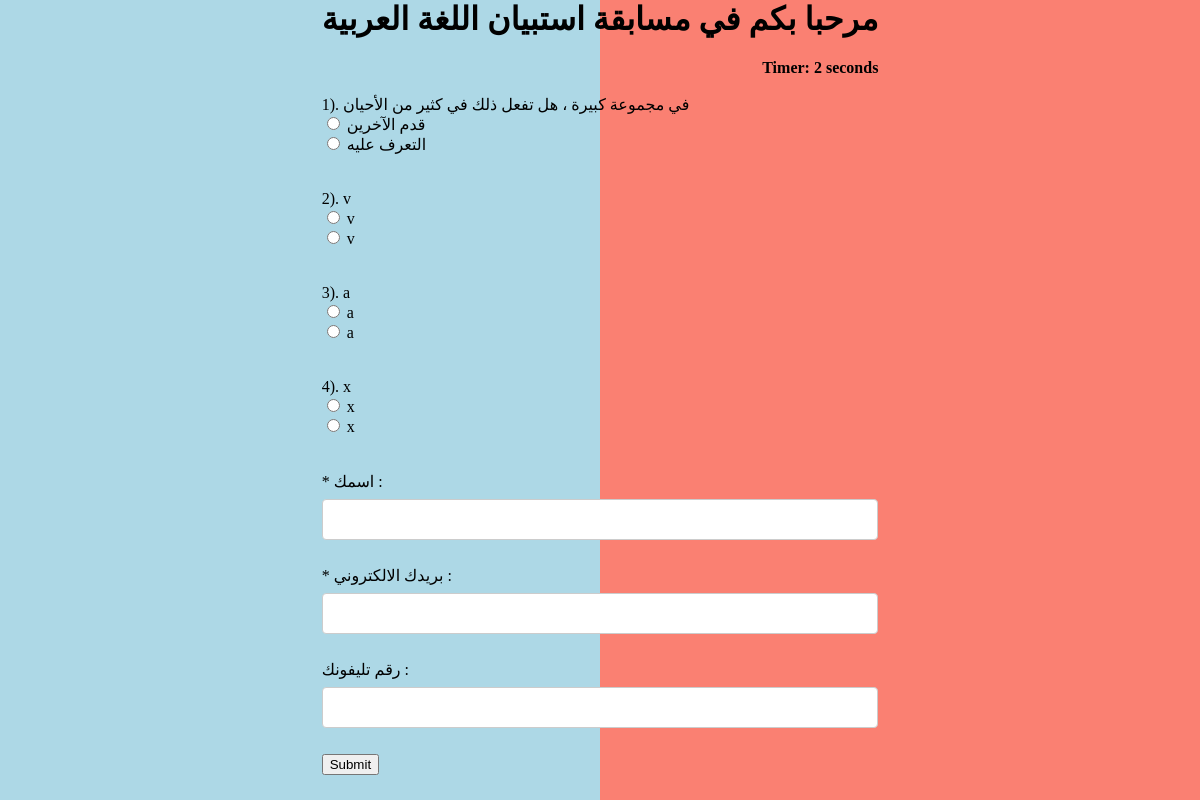
/survey_arabic, run on the app's committed database.
### survery_app/models.py (models this page shows)
class question(models.Model):
    id = models.AutoField(primary_key=True)
    group_مجموعة = models.CharField(max_length=256, choices=[('Affinity', 'Affinity'), ('Collection of information' , 'Collection of information'), ('Make decision', 'Make decision') , ('Time spending' , 'Time spending') ])
    rank_النقاط = models.BigIntegerField()
    question_english_سؤال_الانجليزي = models.CharField(max_length=500)
    question_arabic_سؤال_عربي = models.CharField(max_length=500)
    title_of_answer_choice_one_عنوان_الإجابة_الأول= models.CharField(max_length=256, choices=[('Extrovert', 'Extrovert'), ('Sensing' , 'Sensing'), ('Thinking', 'Thinking') , ('Judging' , 'Judging') ])
    asnwer_choice_one_english_الإجابة_الأولى_انجليزي = models.CharField(max_length=500)
    asnwer_choice_one_arabic_الإجابة_الأولى_عربى = models.CharField(max_length=500)
    title_of_answer_choice_two_عنوان_الإجابة_الثاني = models.CharField(max_length=256, choices=[('Introvert', 'Introvert'), ('Intuition' , 'Intuition'), ('Feeling', 'Feeling') , ('Perceiving' , 'Perceiving') ])
    asnwer_choice_two_english_الإجابة_الثاني_انجليزي = models.CharField(max_length=500)
    asnwer_choice_two_arabic_الإجابة_الثاني_عربى = models.CharField(max_length=500)

### survery_app/views.py (the view)
# urls.py: path('survey_arabic', views.survey_arabic, name='survey_arabic'),
def survey_arabic(request):
    if request.method == 'POST':
        questions=question.objects.all()
        if request.POST.get("user_name") == "":
          return render(request, "name_and_email.html")
        if request.POST.get("user_email") == "":
          return render(request, "name_and_email.html")
        if '@' not in request.POST.get("user_email"):
            return render(request, "user_email_error.html")
        user_name = request.POST.get("user_name")
        user_email = request.POST.get("user_email")
        user_phone = request.POST.get("user_phone")
        affinity_1 = 0
        affinity_2 = 0
        collection_1 = 0
        collection_2 = 0
        make_1 = 0
        make_2 = 0
        time_1 = 0
        time_2 = 0
        affinity_1_heading = ""
        affinity_2_heading = ""
        collection_1_heading = ""
        collection_2_heading = ""
        make_1_heading = ""
        make_2_heading = ""
        time_1_heading = ""
        time_2_heading = ""
        for q in questions:
            if   request.POST.get(q.question_arabic_سؤال_عربي) == 'option1':
              if q.group_مجموعة == 'Affinity':
                affinity_1 = affinity_1 + q.rank_النقاط
                affinity_1_heading = q.title_of_answer_choice_one_عنوان_الإجابة_الأول
              if q.group_مجموعة == 'Collection of information':
                collection_1 = collection_1 + q.rank_النقاط
                collection_1_heading = q.title_of_answer_choice_one_عنوان_الإجابة_الأول
              if q.group_مجموعة == 'Make decision':
                make_1 = make_1 + q.rank_النقاط
                make_1_heading = q.title_of_answer_choice_one_عنوان_الإجابة_الأول
              if q.group_مجموعة == 'Time spending':
                time_1 = time_1 + q.rank_النقاط
                time_1_heading = q.title_of_answer_choice_one_عنوان_الإجابة_الأول
            if   request.POST.get(q.question_arabic_سؤال_عربي) == 'option2':
              if q.group_مجموعة == 'Affinity':
                affinity_2 = affinity_2 + q.rank_النقاط
                affinity_2_heading = q.title_of_answer_choice_two_عنوان_الإجابة_الثاني
              if q.group_مجموعة == 'Collection of information':
                collection_2 = collection_2 + q.rank_النقاط
                collection_2_heading = q.title_of_answer_choice_two_عنوان_الإجابة_الثاني
              if q.group_مجموعة == 'Make decision':
                make_2 = make_2 + q.rank_النقاط
                make_2_heading = q.title_of_answer_choice_two_عنوان_الإجابة_الثاني
              if q.group_مجموعة == 'Time spending':
                time_2 = time_2 + q.rank_النقاط
                time_2_heading = q.title_of_answer_choice_two_عنوان_الإجابة_الثاني
            if   request.POST.get(q.question_arabic_سؤال_عربي) == None:
              return render(request,'incomplete_survey.html')
        affinity_result = ""
        if affinity_1 > affinity_2:
          affinity_result = affinity_1_heading
        else:
          affinity_result = affinity_2_heading
        collection_result = ""
        if collection_1 > collection_2:
          collection_result = collection_1_heading
        else:
          collection_result = collection_2_heading
        make_result = ""
        if make_1 > make_2:
          make_result = make_1_heading
        else:
          make_result = make_2_heading
        time_result = ""
        if time_1 > time_2:
          time_result = time_1_heading
        else:
          time_result = time_2_heading
        if affinity_result == affinity_1_heading and collection_result == collection_1_heading and make_result == make_1_heading and time_result == time_1_heading :
              pdf_answer_case = 1
        elif affinity_result == affinity_1_heading and collection_result == collection_1_heading and make_result == make_1_heading and time_result == time_2_heading :
              pdf_answer_case = 2
        elif affinity_result == affinity_1_heading and collection_result == collection_1_heading and make_result == make_2_heading and time_result == time_1_heading :
          pdf_answer_case = 3
        elif affinity_result == affinity_1_heading and collection_result == collection_1_heading and make_result == make_2_heading and time_result == time_2_heading :
          pdf_answer_case = 4
        elif affinity_result == affinity_1_heading and collection_result == collection_2_heading and make_result == make_1_heading and time_result == time_1_heading :
          pdf_answer_case = 5
        elif affinity_result == affinity_1_heading and collection_result == collection_2_heading and make_result == make_1_heading and time_result == time_2_heading :
          pdf_answer_case = 6
        elif affinity_result == affinity_1_heading and collection_result == collection_2_heading and make_result == make_2_heading and time_result == time_1_heading :
          pdf_answer_case = 7
        elif affinity_result == affinity_1_heading and collection_result == collection_2_heading and make_result == make_2_heading and time_result == time_2_heading :
          pdf_answer_case = 8
        elif affinity_result == affinity_2_heading and collection_result == collection_1_heading and make_result == make_1_heading and time_result == time_1_heading :
          pdf_answer_case = 9
        elif affinity_result == affinity_2_heading and collection_result == collection_1_heading and make_result == make_1_heading and time_result == time_2_heading :
          pdf_answer_case = 10
        elif affinity_result == affinity_2_heading and collection_result == collection_1_heading and make_result == make_2_heading and time_result == time_1_heading :
          pdf_answer_case = 11
        elif affinity_result == affinity_2_heading and collection_result == collection_1_heading and make_result == make_2_heading and time_result == time_2_heading :
          pdf_answer_case = 12
        elif affinity_result == affinity_2_heading and collection_result == collection_2_heading and make_result == make_1_heading and time_result == time_1_heading :
          pdf_answer_case = 13
        elif affinity_result == affinity_2_heading and collection_result == collection_2_heading and make_result == make_1_heading and time_result == time_2_heading :
          pdf_answer_case = 14
        elif affinity_result == affinity_2_heading and collection_result == collection_2_heading and make_result == make_2_heading and time_result == time_1_heading :
          pdf_answer_case = 15
        elif affinity_result == affinity_2_heading and collection_result == collection_2_heading and make_result == make_2_heading and time_result == time_2_heading :
          pdf_answer_case = 16
        r = result(
          time = request.POST.get('timer'),
          affinity_1 = affinity_1,
          affinity_2 = affinity_2,
          affinity_result= affinity_result,
          collection_1 = collection_1,
          collection_2 = collection_2,
          collection_result = collection_result,
          make_1 = make_1,
          make_2 = make_2,
          make_result = make_result,
          time_1 = time_1,
          time_2 = time_2,
          time_result = time_result,
          pdf_answer_case = pdf_answer_case,
          user_name = request.POST.get("user_name"),
          user_email = request.POST.get("user_email"),
          user_phone = request.POST.get("user_phone"),
          date_and_time_completed = datetime.datetime.now()
          )
        r.save()
        r_id = r.id
        context = {
          'affinity_result': affinity_result ,
          'collection_result': collection_result ,
          'make_result': make_result,
          'time_result': time_result,
          'user_email': user_email,
          'user_phone': user_phone,
          'id' : r_id
        }
        return redirect('arabic_confirmation' , r_id , r.user_name)
    else:
        questions=question.objects.all()
        context = {
            'questions':questions
        }
        return render(request,'survey_arabic.html',context)

### survery_app/templates/survey_arabic.html (shortened to what this page needs)
{% load static %}
<div class="container ">
<h1> مرحبا بكم في مسابقة استبيان اللغة العربية </h1>
<link rel="stylesheet" href="{% static 'base.css' %}">
<body>
<div align="right " id="displaytimer"><b>Timer: 0 seconds</b></div>
 <form method='post' action=''">
    {% for q  in questions%}
    <br>
    <div class="form-group">
        {{q.id}}).    {{q.question_arabic_سؤال_عربي}}
    </div>
    <div class="form-check">
        <div class="form-check">
            <input class="form-check-input" type="radio" name="{{q.question_arabic_سؤال_عربي}}" id="gridRadios1" value="option1">
                {{q.asnwer_choice_one_arabic_الإجابة_الأولى_عربى}}
                <br>
            <input class="form-check-input" type="radio" name="{{q.question_arabic_سؤال_عربي}}" id="gridRadios2" value="option2">
                {{q.asnwer_choice_two_arabic_الإجابة_الثاني_عربى}}
        </div>
        <br>
    </div>
    {% endfor %}
    <br>
    <label for="your_name"> * اسمك : </label>
    <input id="user_name" type="text" name="user_name">
    <br>
    <br>
    <label for="user_email"> * بريدك الالكتروني : </label>
    <input id="user_email" type="text" name="user_email">
    <br>
    <br>
    <label for="user_phone"> رقم تليفونك : </label>
    <input id="user_phone" type="text" name="user_phone">
    <br>
    <br>
    <button type="submit" class="btn btn-primary">Submit</button>
  </form>
</div>
</body>

### survery_app/a/base.css (style rules this page uses)
body { max-width: max-content; margin: auto; background: linear-gradient(to left, salmon 50%, lightblue 50%) right; }
input[type=text], select { width: 100%; padding: 12px 20px; margin: 8px 0; display: inline-block; border: 1px solid #ccc; border-radius: 4px; box-sizing: border-box; }

### data on the page
question: id "1", question_arabic_سؤال_عربي "في مجموعة كبيرة ، هل تفعل ذلك في كثير من الأحيان", asnwer_choice_one_arabic_الإجابة_الأولى_عربى "قدم الآخرين", asnwer_choice_two_arabic_الإجابة_الثاني_عربى "التعرف عليه"
question: id "2", question_arabic_سؤال_عربي "v", asnwer_choice_one_arabic_الإجابة_الأولى_عربى "v", asnwer_choice_two_arabic_الإجابة_الثاني_عربى "v"
question: id "3", question_arabic_سؤال_عربي "a", asnwer_choice_one_arabic_الإجابة_الأولى_عربى "a", asnwer_choice_two_arabic_الإجابة_الثاني_عربى "a"
question: id "4", question_arabic_سؤال_عربي "x", asnwer_choice_one_arabic_الإجابة_الأولى_عربى "x", asnwer_choice_two_arabic_الإجابة_الثاني_عربى "x"
